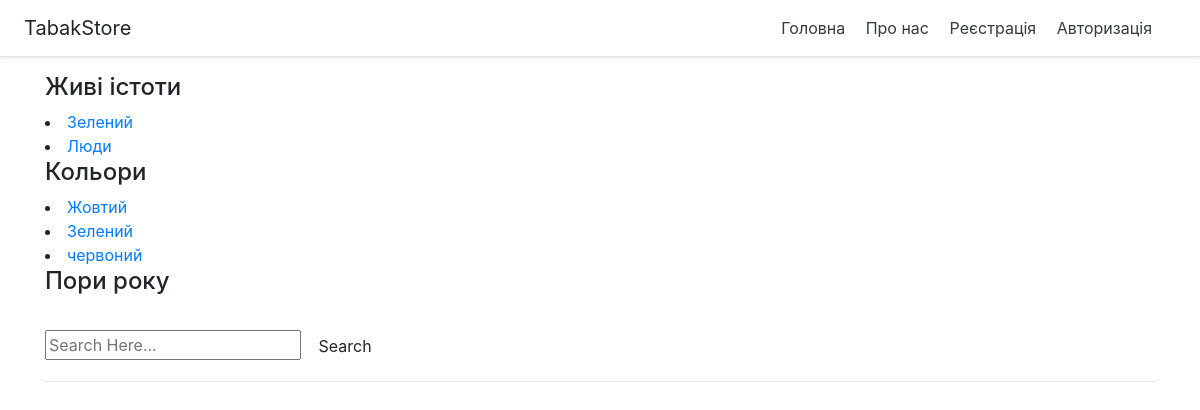
The page /about/show_category/Люди/ on the database as committed earlier.
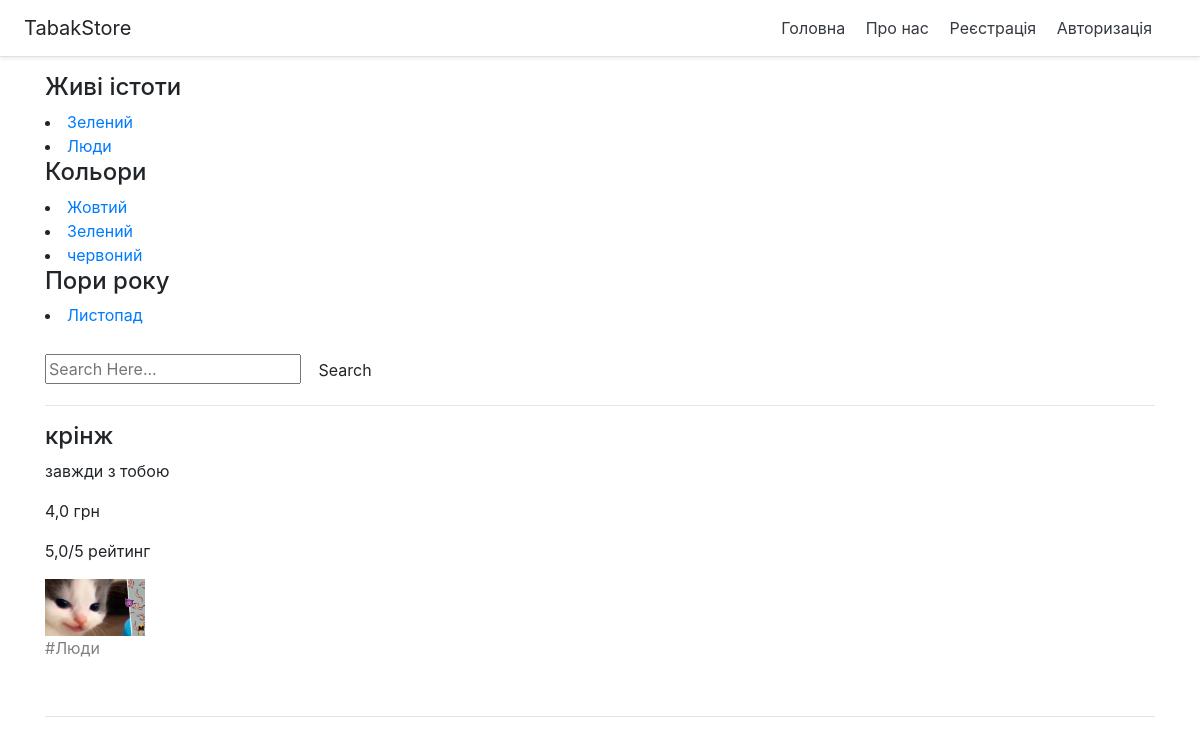
The same page on the database as committed later.
### news/models.py (models this page shows, shortened)
class SuperCategory(models.Model):
    objects = None
    title = models.CharField(max_length=150, db_index=True, verbose_name='Назва кетегорії')
    categores = models.ManyToManyField(Category, blank=True)
    class Meta:
        verbose_name = 'Супер категорія'
        verbose_name_plural = 'Супер категорії'
        ordering = ['title']

class Category(models.Model):
    objects = None
    title = models.CharField(max_length=150, db_index=True, verbose_name='Назва кетегорії')
    def __str__(self):
        return self.title
    class Meta:
        verbose_name = 'Категорія'
        verbose_name_plural = 'Категорії'
        ordering = ['title']

class News(models.Model):
    objects = None
    title = models.CharField(max_length=150, verbose_name='Назва товару')
    content = models.TextField(blank=True, verbose_name='Опис')
    created_at = models.DateTimeField(auto_now_add=True, verbose_name='Дата публікації')
    updated_at = models.DateTimeField(auto_now=True, verbose_name='Дата оновлення')
    photo = models.ImageField(upload_to='photos/%Y/%m/%d/%H/%M/%S', verbose_name='Фото', blank=True)
    is_published = models.BooleanField(default=True, verbose_name='Опубліковано ?')
    cost = models.FloatField(null=True, verbose_name='Ціна', blank=True)
    we_have = models.BooleanField(default=False, verbose_name='Є в наявності?', blank=True)
    rating = models.FloatField(null=True, verbose_name='Рейтинг', blank=True)
    categores = models.ManyToManyField(Category, blank=True)
    tags = models.TextField(blank=True, verbose_name='Теги для пошуку')
    class Meta:
        verbose_name = 'Товар'
        verbose_name_plural = 'Товари'
        ordering = ['-created_at', 'title']

### news/views.py (the view)
# urls.py: path("show_category/<str:category>/", show_category, name='show_category'),
def show_category(request, category):
    list_category = SuperCategory.objects.all()
    posts_list = Category.objects.get(title=category).news_set.filter(is_published=True)
    query = request.GET.get('q')
    if query:
        posts_list = News.objects.filter(
            Q(title__icontains=query) | Q(content__icontains=query) | Q(tags__icontains=query)
        ).distinct()
    paginator = Paginator(posts_list, 2)  # 2 posts per page
    page = request.GET.get('page')
    try:
        posts = paginator.page(page)
    except PageNotAnInteger:
        posts = paginator.page(1)
    except EmptyPage:
        posts = paginator.page(paginator.num_pages)
    context = {
        'posts': posts,
        'list_category': list_category
    }
    return render(request, "new/detail_view.html", context)

### news/templates/new/detail_view.html (shortened to what this page needs)
{% extends 'new/base.html' %}
{% block content %}
{% for item in list_category %}
    <h4>{{ item.title }} </h4>
    {% for i in item.categores.all %}
    <li><a class="" href="{% url 'show_category' i %}">{{ i }}</a></li>
    {% endfor %}
{% endfor %}
<br>
<form method="GET" >
    <div class="input-field">
        <input type="text" name="q" value="{{ request.GET.q }}" placeholder="Search Here...">
       <button class="btn" type="submit" name="action">Search</button>
    </div>
</form>
<hr>
        {% for item in posts %}
        <h4>{{ item.title }} </h4>
        <p>{{ item.content }} </p>
        <p>{{ item.cost }} грн </p>
            {% if item.rating %}
                <p>{{ item.rating }}/5 рейтинг </p>
            {% endif %}
        <div class="media">
            {% if item.photo %}
         <img src="{{ item.photo.url }}" alt="" width="100">
            {% endif %}
        </div>
        {% for i in item.categores.all %}
        <p style="color: gray">#{{ i }} </p>
{% endfor %}
        <br>
        <hr>
{% endfor %}
{% endblock %}

Rows that differ between the two databases and show on the page:
added Category: title "Листопад", shown under SuperCategory "Пори року"
now on this page (row edited): News: title "крінж", content "завжди з тобою", cost "4,0", rating "5,0", photo (picture), Category (title "Люди")
